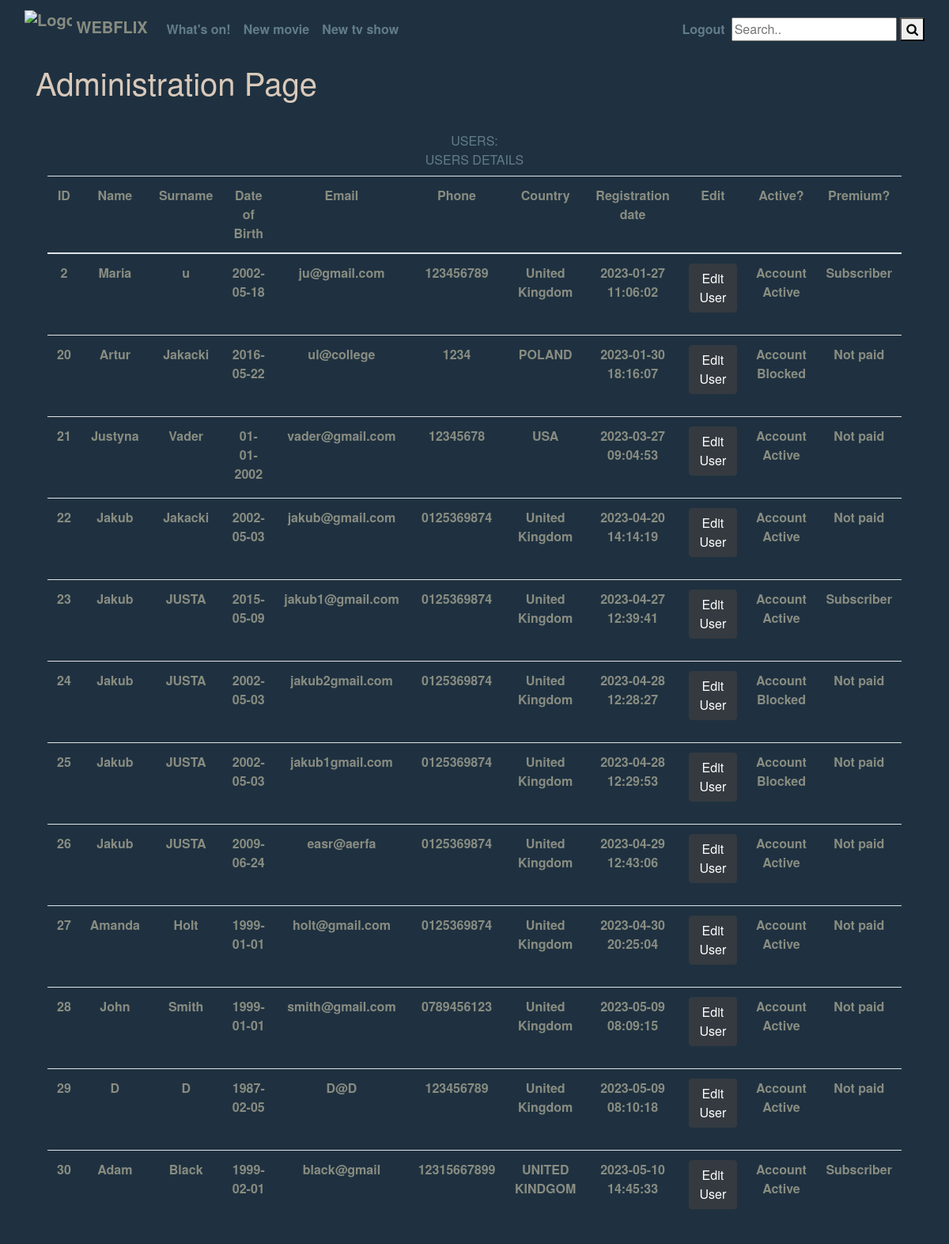
/webflix/admin.php, run on the app's committed database.
### tables this page shows
CREATE TABLE IF NOT EXISTS `users` (
  `user_id` int(10) unsigned NOT NULL AUTO_INCREMENT,
  `first_name` varchar(20) NOT NULL,
  `last_name` varchar(40) NOT NULL,
  `email` varchar(60) NOT NULL,
  `pass` varchar(256) NOT NULL,
  `card_number` varchar(20) NOT NULL,
  `exp_month` varchar(2) NOT NULL,
  `exp_year` int(4) NOT NULL,
  `cvv` int(3) NOT NULL,
  `reg_date` datetime NOT NULL,
  `DOB` varchar(255) DEFAULT NULL,
  `phone` varchar(255) DEFAULT NULL,
  `country` varchar(255) DEFAULT NULL,
  PRIMARY KEY (`user_id`),
  UNIQUE KEY `email` (`email`)
);

### webflix/users.php (the view, shortened to what this page needs)
<?php
require ('connect_db.php');
$q = "SELECT * FROM users";
$r = mysqli_query( $link, $q );
if (mysqli_num_rows ($r) >0 )
{
	echo'<table class="table" style=" color:#888c81!important;>
  <thead>
    <tr>
	<th scope="col">USERS DETAILS</th>
	<th scope="col">ID</th>
	<th scope="col">Name</th>
	<th scope="col">Surname</th>
	<th scope="col">Date of Birth</th>
	<th scope="col">Email</th>
	<th scope="col">Phone</th>
	<th scope="col">Country</th>
	<th scope="col">Registration date</th>
	<th scope="col">Edit</th>
	<th scope="col">Active?</th>
	<th scope="col">Premium?</th>
	';
	echo' </thead>
  <tbody>';
	while ( $row = mysqli_fetch_array($r, MYSQLI_ASSOC))
	{
		if ($row['user_id']>1)
		{
		$id = $row['user_id'];
		echo '<h5> <th>'. $row['user_id'].' </th><th>'.$row['first_name'].'</th> <th>'.$row['last_name'].'</th>
		<th>'. $row['DOB'].' </th><th>'.$row['email'].'</th><th> '.$row['phone'].' </th>
		<th>'. $row['country'].'</th><th> '.$row['reg_date'].'</th>
		<th><p><a href="edit_user.php?id='.$row['user_id'].' ">
		<span class="btn btn-dark">Edit User</span></a></p></h5> ';
$q1 = "SELECT * FROM blocked where user_id =$id";
$r1 = mysqli_query( $link, $q1 );
echo '<th>';
if (mysqli_num_rows ($r1) >0 )
{
	echo 'Account Blocked </th>';
}
else {
	echo 'Account Active </th>';
}
$q2 = "SELECT * FROM type_account where user_id =$id";
$r2 = mysqli_query( $link, $q2 );
echo '<th>';
if (mysqli_num_rows ($r2) >0 )
{
	echo 'Subscriber</th>';
}
else
{
	echo 'Not paid </th>';
}
	}}
	echo'</tbody>
</table>';
}
else {echo '<p> There are currently no users. </p>';}
?>

### webflix/admin.php (shortened to what this page needs)
  <?php
  echo '<div class="container text-center">';
  echo 'USERS: ';
  echo '<br><div class = "col">';
  include('users.php');
echo '</div></div>';
  ?>
  </body>
</html>

### data on the page
users: user_id "2", first_name "Maria", last_name "u", DOB "2002-05-18", email "ju@gmail.com", phone "123456789", country "United Kingdom", reg_date "2023-01-27 11:06:02", shows "Account Active", shows "Subscriber"
users: user_id "20", first_name "Artur", last_name "Jakacki", DOB "2016-05-22", email "ul@college", phone "1234", country "POLAND", reg_date "2023-01-30 18:16:07", shows "Account Blocked", shows "Not paid"
users: user_id "21", first_name "Justyna", last_name "Vader", DOB "01-01-2002", email "vader@gmail.com", phone "12345678", country "USA", reg_date "2023-03-27 09:04:53", shows "Account Active", shows "Not paid"
users: user_id "22", first_name "Jakub", last_name "Jakacki", DOB "2002-05-03", email "jakub@gmail.com", phone "0125369874", country "United Kingdom", reg_date "2023-04-20 14:14:19", shows "Account Active", shows "Not paid"
users: user_id "23", first_name "Jakub", last_name "JUSTA", DOB "2015-05-09", email "jakub1@gmail.com", phone "0125369874", country "United Kingdom", reg_date "2023-04-27 12:39:41", shows "Account Active", shows "Subscriber"
users: user_id "24", first_name "Jakub", last_name "JUSTA", DOB "2002-05-03", email "jakub2gmail.com", phone "0125369874", country "United Kingdom", reg_date "2023-04-28 12:28:27", shows "Account Blocked", shows "Not paid"
users: user_id "25", first_name "Jakub", last_name "JUSTA", DOB "2002-05-03", email "jakub1gmail.com", phone "0125369874", country "United Kingdom", reg_date "2023-04-28 12:29:53", shows "Account Blocked", shows "Not paid"
users: user_id "26", first_name "Jakub", last_name "JUSTA", DOB "2009-06-24", email "easr@aerfa", phone "0125369874", country "United Kingdom", reg_date "2023-04-29 12:43:06", shows "Account Active", shows "Not paid"
users: user_id "27", first_name "Amanda", last_name "Holt", DOB "1999-01-01", email "holt@gmail.com", phone "0125369874", country "United Kingdom", reg_date "2023-04-30 20:25:04", shows "Account Active", shows "Not paid"
users: user_id "28", first_name "John", last_name "Smith", DOB "1999-01-01", email "smith@gmail.com", phone "0789456123", country "United Kingdom", reg_date "2023-05-09 08:09:15", shows "Account Active", shows "Not paid"
users: user_id "29", first_name "D", last_name "D", DOB "1987-02-05", email "D@D", phone "123456789", country "United Kingdom", reg_date "2023-05-09 08:10:18", shows "Account Active", shows "Not paid"
users: user_id "30", first_name "Adam", last_name "Black", DOB "1999-02-01", email "black@gmail", phone "12315667899", country "UNITED KINDGOM", reg_date "2023-05-10 14:45:33", shows "Account Active", shows "Subscriber"
